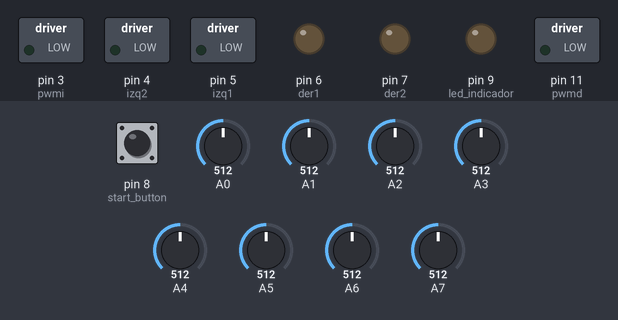
Simulated run of this sketch. Board: Arduino Nano, built with avr-gcc and run on an emulated ATmega328P. Parts: switched loads named in the sketch (green lamp = pin HIGH), output pins drawn as LEDs (lit = HIGH). The inputs (shaded band) are chosen by the test bench; at power-on: pin 8 (start_button) HIGH, A0 = 512, A1 = 512, A2 = 512, A3 = 512, A4 = 512, A5 = 512, A6 = 512, A7 = 512.

Above: at 0.8 s.
0.9 s: pin 8 (start_button) pulled LOW for 0.15 s
At 1.6 s:
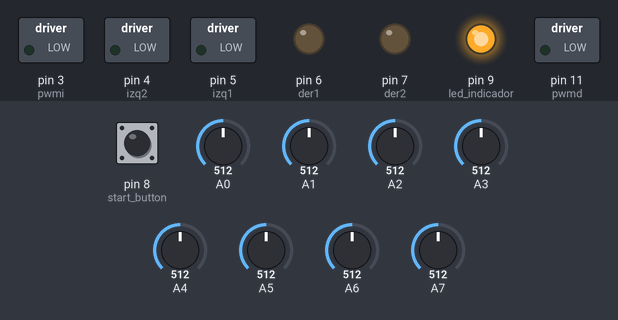
4.0 s: pin 8 (start_button) pulled LOW for 1 s
At 4.8 s:
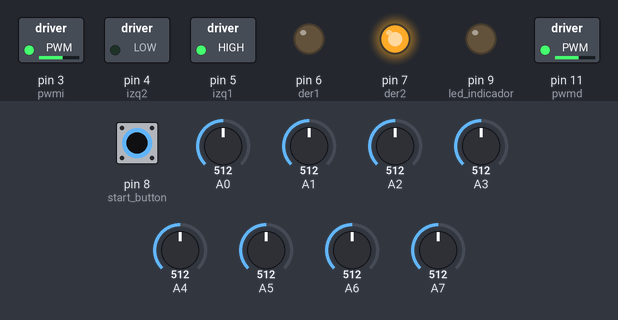
Timing chart, 0 to 7.0 s (numbered marks = the images above; inputs shaded):
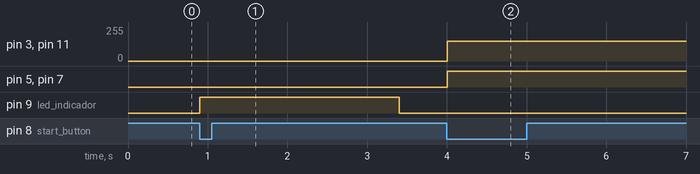

The sketch:

line_follower_PID.ino
```cpp
#include <QTRSensors.h>

#define led_indicador 9
#define start_button 8
#define pwmi  3   //PWM LEFT MOTOR
#define izq1  5   //LEFT1 MOTOR
#define izq2  4   //LEFT2 MOTOR
#define pwmd  11  //PWM RIGHT MOTOR
#define der1  6   //RIGHT1 MOTOR
#define der2  7   //RIGHT2 MOTOR
//#define GO 10

QTRSensors qtr;
const uint8_t SensorCount = 8;
uint16_t sensorValues[SensorCount];

// Settings
int tipo_de_pista = 1; //1 para pista negra, 0 para pista blanca

float KP = 0.09;
float KD = 0.3;
float KI = 0.0;
int max_speed = 150;

int setpoint = 3500;

// Variables
int proporcional = 0;
int last_error = 0;
int derivativo = 0;
int integral = 0;
float diferencial = 0;
int error = 0;

void setup() {
  //PWM Frequency
  TCCR2B = TCCR2B & B11111000 | B00000011;

  qtr.setTypeAnalog();
  qtr.setSensorPins((const uint8_t[]){A7, A6, A5, A4, A3, A2, A1, A0}, SensorCount);
  qtr.setEmitterPin(2);

  pinMode(led_indicador, OUTPUT);
  pinMode(start_button, INPUT_PULLUP);
  pinMode(izq1, OUTPUT);
  pinMode(izq2, OUTPUT);
  pinMode(der1, OUTPUT);
  pinMode(der2, OUTPUT);

  while(digitalRead(start_button) == HIGH);
  digitalWrite(led_indicador, HIGH);

  // Calibrate sensors
  for (int i = 0; i < 100; i++) {
    qtr.calibrate();
  }
  digitalWrite(led_indicador, LOW);
  while(digitalRead(start_button) == HIGH);
}

void loop() {
  // Read RRT
  //int GO = digitalRead(GO);
  while(true){
    //int GO = digitalRead(GO);
    //frenos();
    int lectura = position();
    diferencial = PID(lectura);
    controlMotores(diferencial, max_speed);
    // if(GO == 0){
    //   moverMotores(-20, -20);
    //   break;
    // }
  }
  // while(true){
  //   moverMotores(0, 0);
  // }
}

int position() {
  qtr.read(sensorValues);
  int position;
  if(tipo_de_pista){
    position = qtr.readLineBlack(sensorValues);
  }
  else{
    position = qtr.readLineWhite(sensorValues);
  }
  return position;
}

float PID(int lectura) {
  error = setpoint - lectura;
  proporcional = error;
  integral = (integral + proporcional) * ((integral*proporcional > 0));
  derivativo = error - last_error;
  float diff = KP * proporcional + KD * derivativo + KI * integral;
  last_error = error;
  return diff;
}

void controlMotores(int diferencial, int speed) {
  if (diferencial > speed) diferencial = speed;
  if (diferencial < -speed) diferencial = -speed;
  if (diferencial < 0) {
    moverMotores(speed, speed+diferencial);
  } else {
    moverMotores(speed-diferencial, speed);
  }
}

void moverMotores(int izq, int der) {
  // Mueve los motores con la velocidad indicada
  // izq: velocidad del motor izquierdo (valor entre -255 y 255)
  // der: velocidad del motor derecho (valor entre -255 y 255)

  // Control del motor IZQUIERDO
  if (izq >= 0) {
    digitalWrite(izq1, HIGH);
    digitalWrite(izq2, LOW);
  } else {
    digitalWrite(izq1, LOW);
    digitalWrite(izq2, HIGH);
    izq = -izq;
  }
  analogWrite(pwmi, izq);

  // Control del motor DERECHO
  if (der >= 0) {
    digitalWrite(der1, LOW);
    digitalWrite(der2, HIGH);
  } else {
    digitalWrite(der1, HIGH);
    digitalWrite(der2, LOW);
    der = -der;
  }
  analogWrite(pwmd, der);
}

void frenos() {
  if(position<=150){
    moverMotores(-max_speed, max_speed);
  }
  if(position>=6850){
    moverMotores(max_speed, -max_speed);
  }
}
```

Measured:
- after the input at 0.9 s, pin 9 (led_indicador): LOW → HIGH at once, → LOW 2.5 s later
- after the input at 4.0 s, pin 3 (pwmi), pin 11 (pwmd): 0/255 → 150/255 at once; pin 5 (izq1), pin 7 (der2): LOW → HIGH at once
